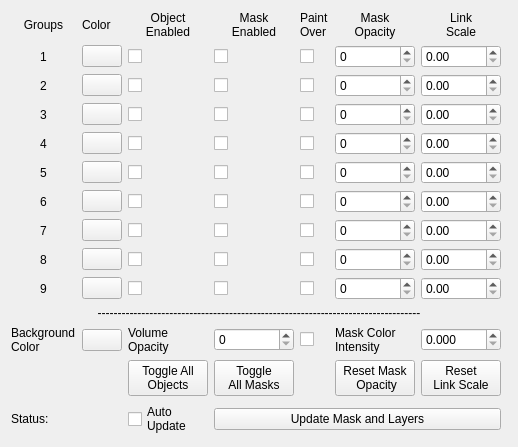
<?xml version="1.0" encoding="UTF-8"?>
<ui version="4.0">
 <class>GroupWidget</class>
 <widget class="QWidget" name="GroupWidget">
  <property name="geometry">
   <rect>
    <x>0</x>
    <y>0</y>
    <width>478</width>
    <height>441</height>
   </rect>
  </property>
  <property name="windowTitle">
   <string>GroupWidget</string>
  </property>
  <layout class="QGridLayout" name="gridLayout">
   <item row="3" column="1">
    <widget class="QPushButton" name="pushButton_color3">
     <property name="text">
      <string/>
     </property>
    </widget>
   </item>
   <item row="8" column="5">
    <widget class="QSpinBox" name="spinBox_maskOpacity8">
     <property name="maximum">
      <number>255</number>
     </property>
    </widget>
   </item>
   <item row="6" column="6">
    <widget class="QDoubleSpinBox" name="doubleSpinBox_linkScale6"/>
   </item>
   <item row="6" column="2">
    <widget class="QCheckBox" name="checkBox_object6">
     <property name="text">
      <string/>
     </property>
    </widget>
   </item>
   <item row="1" column="5">
    <widget class="QSpinBox" name="spinBox_maskOpacity1">
     <property name="maximum">
      <number>255</number>
     </property>
    </widget>
   </item>
   <item row="4" column="2">
    <widget class="QCheckBox" name="checkBox_object4">
     <property name="text">
      <string/>
     </property>
    </widget>
   </item>
   <item row="12" column="2">
    <widget class="QPushButton" name="pushButton_toggleAllObjects">
     <property name="text">
      <string>Toggle All
Objects</string>
     </property>
    </widget>
   </item>
   <item row="9" column="0">
    <widget class="QLabel" name="label_14">
     <property name="text">
      <string>9</string>
     </property>
     <property name="alignment">
      <set>Qt::AlignCenter</set>
     </property>
    </widget>
   </item>
   <item row="8" column="2">
    <widget class="QCheckBox" name="checkBox_object8">
     <property name="text">
      <string/>
     </property>
    </widget>
   </item>
   <item row="3" column="6">
    <widget class="QDoubleSpinBox" name="doubleSpinBox_linkScale3"/>
   </item>
   <item row="4" column="6">
    <widget class="QDoubleSpinBox" name="doubleSpinBox_linkScale4"/>
   </item>
   <item row="3" column="0">
    <widget class="QLabel" name="label_8">
     <property name="text">
      <string>3</string>
     </property>
     <property name="alignment">
      <set>Qt::AlignCenter</set>
     </property>
    </widget>
   </item>
   <item row="7" column="6">
    <widget class="QDoubleSpinBox" name="doubleSpinBox_linkScale7"/>
   </item>
   <item row="3" column="5">
    <widget class="QSpinBox" name="spinBox_maskOpacity3">
     <property name="maximum">
      <number>255</number>
     </property>
    </widget>
   </item>
   <item row="1" column="1">
    <widget class="QPushButton" name="pushButton_color1">
     <property name="text">
      <string/>
     </property>
    </widget>
   </item>
   <item row="7" column="2">
    <widget class="QCheckBox" name="checkBox_object7">
     <property name="text">
      <string/>
     </property>
    </widget>
   </item>
   <item row="1" column="0">
    <widget class="QLabel" name="label_6">
     <property name="text">
      <string>1</string>
     </property>
     <property name="alignment">
      <set>Qt::AlignCenter</set>
     </property>
    </widget>
   </item>
   <item row="1" column="3">
    <widget class="QCheckBox" name="checkBox_mask1">
     <property name="text">
      <string/>
     </property>
    </widget>
   </item>
   <item row="0" column="1">
    <widget class="QLabel" name="label_17">
     <property name="text">
      <string>Color</string>
     </property>
    </widget>
   </item>
   <item row="2" column="2">
    <widget class="QCheckBox" name="checkBox_object2">
     <property name="text">
      <string/>
     </property>
    </widget>
   </item>
   <item row="9" column="1">
    <widget class="QPushButton" name="pushButton_color9">
     <property name="text">
      <string/>
     </property>
    </widget>
   </item>
   <item row="9" column="3">
    <widget class="QCheckBox" name="checkBox_mask9">
     <property name="text">
      <string/>
     </property>
    </widget>
   </item>
   <item row="2" column="1">
    <widget class="QPushButton" name="pushButton_color2">
     <property name="text">
      <string/>
     </property>
    </widget>
   </item>
   <item row="0" column="2">
    <widget class="QLabel" name="label_20">
     <property name="text">
      <string>Object
Enabled</string>
     </property>
     <property name="alignment">
      <set>Qt::AlignCenter</set>
     </property>
    </widget>
   </item>
   <item row="6" column="3">
    <widget class="QCheckBox" name="checkBox_mask6">
     <property name="text">
      <string/>
     </property>
    </widget>
   </item>
   <item row="12" column="3">
    <widget class="QPushButton" name="pushButton_toggleAllMasks">
     <property name="text">
      <string>Toggle
All Masks</string>
     </property>
    </widget>
   </item>
   <item row="0" column="3">
    <widget class="QLabel" name="label">
     <property name="text">
      <string>Mask
Enabled</string>
     </property>
     <property name="alignment">
      <set>Qt::AlignCenter</set>
     </property>
    </widget>
   </item>
   <item row="5" column="2">
    <widget class="QCheckBox" name="checkBox_object5">
     <property name="text">
      <string/>
     </property>
    </widget>
   </item>
   <item row="9" column="2">
    <widget class="QCheckBox" name="checkBox_object9">
     <property name="text">
      <string/>
     </property>
    </widget>
   </item>
   <item row="7" column="3">
    <widget class="QCheckBox" name="checkBox_mask7">
     <property name="text">
      <string/>
     </property>
    </widget>
   </item>
   <item row="1" column="2">
    <widget class="QCheckBox" name="checkBox_object1">
     <property name="text">
      <string/>
     </property>
    </widget>
   </item>
   <item row="2" column="6">
    <widget class="QDoubleSpinBox" name="doubleSpinBox_linkScale2"/>
   </item>
   <item row="12" column="5">
    <widget class="QPushButton" name="pushButton_resetMaskOpacity">
     <property name="text">
      <string>Reset Mask
 Opacity</string>
     </property>
    </widget>
   </item>
   <item row="6" column="1">
    <widget class="QPushButton" name="pushButton_color6">
     <property name="text">
      <string/>
     </property>
    </widget>
   </item>
   <item row="8" column="0">
    <widget class="QLabel" name="label_13">
     <property name="text">
      <string>8</string>
     </property>
     <property name="alignment">
      <set>Qt::AlignCenter</set>
     </property>
    </widget>
   </item>
   <item row="3" column="2">
    <widget class="QCheckBox" name="checkBox_object3">
     <property name="text">
      <string/>
     </property>
    </widget>
   </item>
   <item row="2" column="0">
    <widget class="QLabel" name="label_7">
     <property name="text">
      <string>2</string>
     </property>
     <property name="alignment">
      <set>Qt::AlignCenter</set>
     </property>
    </widget>
   </item>
   <item row="9" column="5">
    <widget class="QSpinBox" name="spinBox_maskOpacity9">
     <property name="maximum">
      <number>255</number>
     </property>
    </widget>
   </item>
   <item row="5" column="3">
    <widget class="QCheckBox" name="checkBox_mask5">
     <property name="text">
      <string/>
     </property>
    </widget>
   </item>
   <item row="10" column="0" colspan="8">
    <widget class="QLabel" name="label_19">
     <property name="sizePolicy">
      <sizepolicy hsizetype="Preferred" vsizetype="Minimum">
       <horstretch>0</horstretch>
       <verstretch>0</verstretch>
      </sizepolicy>
     </property>
     <property name="text">
      <string>---------------------------------------------------------------------------------</string>
     </property>
     <property name="alignment">
      <set>Qt::AlignCenter</set>
     </property>
    </widget>
   </item>
   <item row="8" column="1">
    <widget class="QPushButton" name="pushButton_color8">
     <property name="text">
      <string/>
     </property>
    </widget>
   </item>
   <item row="4" column="3">
    <widget class="QCheckBox" name="checkBox_mask4">
     <property name="text">
      <string/>
     </property>
    </widget>
   </item>
   <item row="4" column="5">
    <widget class="QSpinBox" name="spinBox_maskOpacity4">
     <property name="maximum">
      <number>255</number>
     </property>
    </widget>
   </item>
   <item row="12" column="6">
    <widget class="QPushButton" name="pushButton_resetLinkScale">
     <property name="text">
      <string>Reset
Link Scale</string>
     </property>
    </widget>
   </item>
   <item row="7" column="5">
    <widget class="QSpinBox" name="spinBox_maskOpacity7">
     <property name="maximum">
      <number>255</number>
     </property>
    </widget>
   </item>
   <item row="13" column="2">
    <widget class="QCheckBox" name="checkBox_autoUpdate">
     <property name="text">
      <string>Auto
Update</string>
     </property>
    </widget>
   </item>
   <item row="6" column="5">
    <widget class="QSpinBox" name="spinBox_maskOpacity6">
     <property name="maximum">
      <number>255</number>
     </property>
    </widget>
   </item>
   <item row="5" column="1">
    <widget class="QPushButton" name="pushButton_color5">
     <property name="text">
      <string/>
     </property>
    </widget>
   </item>
   <item row="0" column="6">
    <widget class="QLabel" name="label_3">
     <property name="text">
      <string>Link
Scale</string>
     </property>
     <property name="alignment">
      <set>Qt::AlignCenter</set>
     </property>
    </widget>
   </item>
   <item row="7" column="0">
    <widget class="QLabel" name="label_12">
     <property name="text">
      <string>7</string>
     </property>
     <property name="alignment">
      <set>Qt::AlignCenter</set>
     </property>
    </widget>
   </item>
   <item row="9" column="6">
    <widget class="QDoubleSpinBox" name="doubleSpinBox_linkScale9"/>
   </item>
   <item row="5" column="0">
    <widget class="QLabel" name="label_10">
     <property name="text">
      <string>5</string>
     </property>
     <property name="alignment">
      <set>Qt::AlignCenter</set>
     </property>
    </widget>
   </item>
   <item row="8" column="6">
    <widget class="QDoubleSpinBox" name="doubleSpinBox_linkScale8"/>
   </item>
   <item row="7" column="1">
    <widget class="QPushButton" name="pushButton_color7">
     <property name="text">
      <string/>
     </property>
    </widget>
   </item>
   <item row="4" column="0">
    <widget class="QLabel" name="label_9">
     <property name="text">
      <string>4</string>
     </property>
     <property name="alignment">
      <set>Qt::AlignCenter</set>
     </property>
    </widget>
   </item>
   <item row="8" column="3">
    <widget class="QCheckBox" name="checkBox_mask8">
     <property name="text">
      <string/>
     </property>
    </widget>
   </item>
   <item row="1" column="6">
    <widget class="QDoubleSpinBox" name="doubleSpinBox_linkScale1"/>
   </item>
   <item row="0" column="0">
    <widget class="QLabel" name="label_4">
     <property name="text">
      <string>Groups</string>
     </property>
     <property name="alignment">
      <set>Qt::AlignCenter</set>
     </property>
    </widget>
   </item>
   <item row="6" column="0">
    <widget class="QLabel" name="label_11">
     <property name="text">
      <string>6</string>
     </property>
     <property name="alignment">
      <set>Qt::AlignCenter</set>
     </property>
    </widget>
   </item>
   <item row="13" column="0" colspan="2">
    <widget class="QLabel" name="label_updateStatus">
     <property name="text">
      <string>Status:</string>
     </property>
    </widget>
   </item>
   <item row="2" column="3">
    <widget class="QCheckBox" name="checkBox_mask2">
     <property name="text">
      <string/>
     </property>
    </widget>
   </item>
   <item row="4" column="1">
    <widget class="QPushButton" name="pushButton_color4">
     <property name="text">
      <string/>
     </property>
    </widget>
   </item>
   <item row="5" column="6">
    <widget class="QDoubleSpinBox" name="doubleSpinBox_linkScale5"/>
   </item>
   <item row="3" column="3">
    <widget class="QCheckBox" name="checkBox_mask3">
     <property name="text">
      <string/>
     </property>
    </widget>
   </item>
   <item row="0" column="5">
    <widget class="QLabel" name="label_2">
     <property name="text">
      <string>Mask
Opacity</string>
     </property>
     <property name="alignment">
      <set>Qt::AlignCenter</set>
     </property>
    </widget>
   </item>
   <item row="13" column="3" colspan="4">
    <widget class="QPushButton" name="pushButton_updateMaskLayers">
     <property name="text">
      <string>Update Mask and Layers</string>
     </property>
    </widget>
   </item>
   <item row="2" column="5">
    <widget class="QSpinBox" name="spinBox_maskOpacity2">
     <property name="maximum">
      <number>255</number>
     </property>
    </widget>
   </item>
   <item row="5" column="5">
    <widget class="QSpinBox" name="spinBox_maskOpacity5">
     <property name="maximum">
      <number>255</number>
     </property>
    </widget>
   </item>
   <item row="0" column="4">
    <widget class="QLabel" name="label_5">
     <property name="text">
      <string>Paint
Over</string>
     </property>
    </widget>
   </item>
   <item row="2" column="4">
    <widget class="QCheckBox" name="checkBox_paintOver2">
     <property name="text">
      <string/>
     </property>
    </widget>
   </item>
   <item row="1" column="4">
    <widget class="QCheckBox" name="checkBox_paintOver1">
     <property name="text">
      <string/>
     </property>
    </widget>
   </item>
   <item row="3" column="4">
    <widget class="QCheckBox" name="checkBox_paintOver3">
     <property name="text">
      <string/>
     </property>
    </widget>
   </item>
   <item row="4" column="4">
    <widget class="QCheckBox" name="checkBox_paintOver4">
     <property name="text">
      <string/>
     </property>
    </widget>
   </item>
   <item row="5" column="4">
    <widget class="QCheckBox" name="checkBox_paintOver5">
     <property name="text">
      <string/>
     </property>
    </widget>
   </item>
   <item row="6" column="4">
    <widget class="QCheckBox" name="checkBox_paintOver6">
     <property name="text">
      <string/>
     </property>
    </widget>
   </item>
   <item row="7" column="4">
    <widget class="QCheckBox" name="checkBox_paintOver7">
     <property name="text">
      <string/>
     </property>
    </widget>
   </item>
   <item row="8" column="4">
    <widget class="QCheckBox" name="checkBox_paintOver8">
     <property name="text">
      <string/>
     </property>
    </widget>
   </item>
   <item row="9" column="4">
    <widget class="QCheckBox" name="checkBox_paintOver9">
     <property name="text">
      <string/>
     </property>
    </widget>
   </item>
   <item row="11" column="3">
    <widget class="QSpinBox" name="spinBox_volumeOpacity">
     <property name="maximum">
      <number>255</number>
     </property>
    </widget>
   </item>
   <item row="11" column="2">
    <widget class="QLabel" name="label_16">
     <property name="text">
      <string>Volume
Opacity</string>
     </property>
    </widget>
   </item>
   <item row="11" column="1">
    <widget class="QPushButton" name="pushButton_colorBackground">
     <property name="text">
      <string/>
     </property>
    </widget>
   </item>
   <item row="11" column="0">
    <widget class="QLabel" name="label_15">
     <property name="text">
      <string>Background
Color</string>
     </property>
     <property name="alignment">
      <set>Qt::AlignLeading|Qt::AlignLeft|Qt::AlignVCenter</set>
     </property>
    </widget>
   </item>
   <item row="11" column="5">
    <widget class="QLabel" name="label_18">
     <property name="text">
      <string>Mask Color
Intensity</string>
     </property>
    </widget>
   </item>
   <item row="11" column="6">
    <widget class="QDoubleSpinBox" name="doubleSpinBox_maskIntensity">
     <property name="decimals">
      <number>3</number>
     </property>
     <property name="maximum">
      <double>1.000000000000000</double>
     </property>
     <property name="singleStep">
      <double>0.001000000000000</double>
     </property>
    </widget>
   </item>
   <item row="11" column="4">
    <widget class="QCheckBox" name="checkBox_paintOver0">
     <property name="text">
      <string/>
     </property>
    </widget>
   </item>
  </layout>
 </widget>
 <layoutdefault spacing="6" margin="11"/>
 <tabstops>
  <tabstop>pushButton_color1</tabstop>
  <tabstop>pushButton_color2</tabstop>
  <tabstop>pushButton_color3</tabstop>
  <tabstop>pushButton_color4</tabstop>
  <tabstop>pushButton_color5</tabstop>
  <tabstop>pushButton_color6</tabstop>
  <tabstop>pushButton_color7</tabstop>
  <tabstop>pushButton_color8</tabstop>
  <tabstop>pushButton_color9</tabstop>
  <tabstop>checkBox_object1</tabstop>
  <tabstop>checkBox_object2</tabstop>
  <tabstop>checkBox_object3</tabstop>
  <tabstop>checkBox_object4</tabstop>
  <tabstop>checkBox_object5</tabstop>
  <tabstop>checkBox_object6</tabstop>
  <tabstop>checkBox_object7</tabstop>
  <tabstop>checkBox_object8</tabstop>
  <tabstop>checkBox_object9</tabstop>
  <tabstop>checkBox_mask1</tabstop>
  <tabstop>checkBox_mask2</tabstop>
  <tabstop>checkBox_mask3</tabstop>
  <tabstop>checkBox_mask4</tabstop>
  <tabstop>checkBox_mask5</tabstop>
  <tabstop>checkBox_mask6</tabstop>
  <tabstop>checkBox_mask7</tabstop>
  <tabstop>checkBox_mask8</tabstop>
  <tabstop>checkBox_mask9</tabstop>
  <tabstop>pushButton_toggleAllObjects</tabstop>
  <tabstop>pushButton_toggleAllMasks</tabstop>
 </tabstops>
 <resources/>
 <connections/>
</ui>
